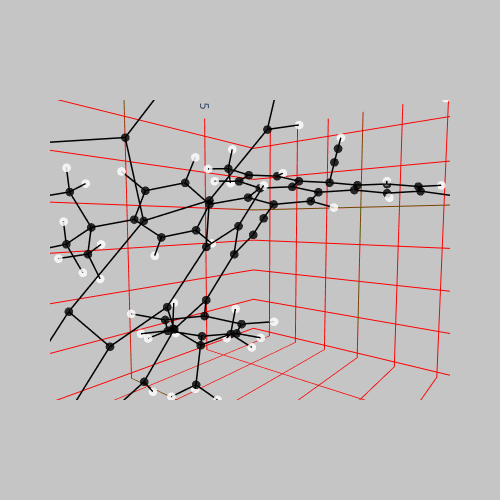

The notebook cell this image was saved under:
### Code cell
molecules['omy'].show()

### Figure 1 — Plotly figure (JSON) as saved in the notebook; plotly's stock layout.template omitted (floating-point values rounded to 4 significant figures; data arrays with more than 128 entries replaced by an {"elided": "..."} marker saying what was removed)
{"data": [{"hoverinfo": "text", "marker": {"color": {"elided": "134 str values"}, "colorscale": [[0, "#440154"], [0.1111, "#482878"], [0.2222, "#3e4989"], [0.3333, "#31688e"], [0.4444, "#26828e"], [0.5556, "#1f9e89"], [0.6667, "#35b779"], [0.7778, "#6ece58"], [0.8889, "#b5de2b"], [1, "#fde725"]], "opacity": 0.8, "size": 3}, "mode": "markers", "text": {"elided": "134 str values"}, "type": "scatter3d", "x": {"elided": "134 float values"}, "y": {"elided": "134 float values"}, "z": {"elided": "134 float values"}}, {"line": {"color": "black", "width": 3}, "mode": "lines", "type": "scatter3d", "x": [1.039, 0.6443], "y": [2.229, 3.516], "z": [-0.01191, 0.4035]}, {"line": {"color": "black", "width": 3}, "mode": "lines", "type": "scatter3d", "x": [1.039, 2.067], "y": [2.229, 2.014], "z": [-0.01191, -0.2762]}, {"line": {"color": "black", "width": 3}, "mode": "lines", "type": "scatter3d", "x": [1.039, 0.1275], "y": [2.229, 1.185], "z": [-0.01191, -0.1435]}, {"line": {"color": "black", "width": 3}, "mode": "lines", "type": "scatter3d", "x": [-2.226, -3.19], "y": [0.2997, 0.4744], "z": [-0.1017, -1.105]}, {"line": {"color": "black", "width": 3}, "mode": "lines", "type": "scatter3d", "x": [-2.226, -2.202], "y": [0.2997, -0.9112], "z": [-0.1017, 0.6054]}, {"line": {"color": "black", "width": 3}, "mode": "lines", "type": "scatter3d", "x": [-2.226, -1.228], "y": [0.2997, 1.392], "z": [-0.1017, 0.1686]}, {"line": {"color": "black", "width": 3}, "mode": "lines", "type": "scatter3d", "x": [-3.19, -3.225], "y": [0.4744, 1.398], "z": [-1.105, -1.679]}, {"line": {"color": "black", "width": 3}, "mode": "lines", "type": "scatter3d", "x": [-3.19, -4.113], "y": [0.4744, -0.5294], "z": [-1.105, -1.384]}, {"line": {"color": "black", "width": 3}, "mode": "lines", "type": "scatter3d", "x": [-4.113, -4.836], "y": [-0.5294, -0.3391], "z": [-1.384, -2.171]}, {"line": {"color": "black", "width": 3}, "mode": "lines", "type": "scatter3d", "x": [-4.113, -4.102], "y": [-0.5294, -1.74], "z": [-1.384, -0.6784]}, {"line": {"color": "black", "width": 3}, "mode": "lines", "type": "scatter3d", "x": [-4.102, -3.127], "y": [-1.74, -1.911], "z": [-0.6784, 0.3132]}, {"line": {"color": "black", "width": 3}, "mode": "lines", "type": "scatter3d", "x": [-4.102, -5.106], "y": [-1.74, -2.876], "z": [-0.6784, -0.9674]}, {"line": {"color": "black", "width": 3}, "mode": "lines", "type": "scatter3d", "x": [5.8, 5.977], "y": [3.157, 3.908], "z": [0.5623, -0.212]}, {"line": {"color": "black", "width": 3}, "mode": "lines", "type": "scatter3d", "x": [-3.127, -3.076], "y": [-1.911, -2.84], "z": [0.3132, 0.8743]}, {"line": {"color": "black", "width": 3}, "mode": "lines", "type": "scatter3d", "x": [-3.127, -2.202], "y": [-1.911, -0.9112], "z": [0.3132, 0.6054]}, {"line": {"color": "black", "width": 3}, "mode": "lines", "type": "scatter3d", "x": [-2.202, -1.462], "y": [-0.9112, -1.083], "z": [0.6054, 1.383]}, {"line": {"color": "black", "width": 3}, "mode": "lines", "type": "scatter3d", "x": [3.942, 3.52], "y": [5.484, 6.782], "z": [0.4014, 0.6972]}, {"line": {"color": "black", "width": 3}, "mode": "lines", "type": "scatter3d", "x": [3.942, 3.034], "y": [5.484, 4.434], "z": [0.4014, 0.3073]}, {"line": {"color": "black", "width": 3}, "mode": "lines", "type": "scatter3d", "x": [3.942, 5.27], "y": [5.484, 5.246], "z": [0.4014, 0.1317]}, {"line": {"color": "black", "width": 3}, "mode": "lines", "type": "scatter3d", "x": [0.6443, -0.718], "y": [3.516, 3.726], "z": [0.4035, 0.7167]}, {"line": {"color": "black", "width": 3}, "mode": "lines", "type": "scatter3d", "x": [0.6443, 1.653], "y": [3.516, 4.639], "z": [0.4035, 0.5135]}, {"line": {"color": "black", "width": 3}, "mode": "lines", "type": "scatter3d", "x": [-0.718, -1.176], "y": [3.726, 4.999], "z": [0.7167, 1.093]}, {"line": {"color": "black", "width": 3}, "mode": "lines", "type": "scatter3d", "x": [-0.718, -1.634], "y": [3.726, 2.663], "z": [0.7167, 0.6352]}, {"line": {"color": "black", "width": 3}, "mode": "lines", "type": "scatter3d", "x": [-1.176, -0.2543], "y": [4.999, 6.22], "z": [1.093, 1.064]}, {"line": {"color": "black", "width": 3}, "mode": "lines", "type": "scatter3d", "x": [-1.176, -2.521], "y": [4.999, 5.176], "z": [1.093, 1.44]}, {"line": {"color": "black", "width": 3}, "mode": "lines", "type": "scatter3d", "x": [-1.634, -2.963], "y": [2.663, 2.864], "z": [0.6352, 1.027]}, {"line": {"color": "black", "width": 3}, "mode": "lines", "type": "scatter3d", "x": [-1.634, -1.228], "y": [2.663, 1.392], "z": [0.6352, 0.1686]}, {"line": {"color": "black", "width": 3}, "mode": "lines", "type": "scatter3d", "x": [-2.963, -3.423], "y": [2.864, 4.109], "z": [1.027, 1.456]}, {"line": {"color": "black", "width": 3}, "mode": "lines", "type": "scatter3d", "x": [-2.963, -3.662], "y": [2.864, 2.035], "z": [1.027, 1.015]}, {"line": {"color": "black", "width": 3}, "mode": "lines", "type": "scatter3d", "x": [-1.228, 0.1275], "y": [1.392, 1.185], "z": [0.1686, -0.1435]}, {"line": {"color": "black", "width": 3}, "mode": "lines", "type": "scatter3d", "x": [0.1275, 0.6326], "y": [1.185, -0.07365], "z": [-0.1435, -0.6493]}, {"line": {"color": "black", "width": 3}, "mode": "lines", "type": "scatter3d", "x": [0.6326, 1.041], "y": [-0.07365, -1.117], "z": [-0.6493, -1.142]}, {"line": {"color": "black", "width": 3}, "mode": "lines", "type": "scatter3d", "x": [5.426, 5.829], "y": [6.709, 5.73], "z": [1.762, 1.493]}, {"line": {"color": "black", "width": 3}, "mode": "lines", "type": "scatter3d", "x": [3.52, 2.153], "y": [6.782, 6.986], "z": [0.6972, 0.9033]}, {"line": {"color": "black", "width": 3}, "mode": "lines", "type": "scatter3d", "x": [3.52, 4.217], "y": [6.782, 7.591], "z": [0.6972, 0.7634]}, {"line": {"color": "black", "width": 3}, "mode": "lines", "type": "scatter3d", "x": [2.153, 1.801], "y": [6.986, 7.987], "z": [0.9033, 1.135]}, {"line": {"color": "black", "width": 3}, "mode": "lines", "type": "scatter3d", "x": [2.153, 1.225], "y": [6.986, 5.94], "z": [0.9033, 0.8329]}, {"line": {"color": "black", "width": 3}, "mode": "lines", "type": "scatter3d", "x": [1.225, 1.653], "y": [5.94, 4.639], "z": [0.8329, 0.5135]}, {"line": {"color": "black", "width": 3}, "mode": "lines", "type": "scatter3d", "x": [1.225, -0.2543], "y": [5.94, 6.22], "z": [0.8329, 1.064]}, {"line": {"color": "black", "width": 3}, "mode": "lines", "type": "scatter3d", "x": [5.623, 5.977], "y": [3.513, 3.908], "z": [-1.168, -0.212]}, {"line": {"color": "black", "width": 3}, "mode": "lines", "type": "scatter3d", "x": [1.653, 3.034], "y": [4.639, 4.434], "z": [0.5135, 0.3073]}, {"line": {"color": "black", "width": 3}, "mode": "lines", "type": "scatter3d", "x": [-4.918, -4.892], "y": [4.601, 4.26], "z": [2.924, 1.91]}, {"line": {"color": "black", "width": 3}, "mode": "lines", "type": "scatter3d", "x": [3.034, 3.445], "y": [4.434, 3.459], "z": [0.3073, 0.07709]}, {"line": {"color": "black", "width": 3}, "mode": "lines", "type": "scatter3d", "x": [-0.2543, -0.5083], "y": [6.22, 7.199], "z": [1.064, 2.145]}, {"line": {"color": "black", "width": 3}, "mode": "lines", "type": "scatter3d", "x": [-2.521, -3.423], "y": [5.176, 4.109], "z": [1.44, 1.456]}, {"line": {"color": "black", "width": 3}, "mode": "lines", "type": "scatter3d", "x": [-2.521, -2.861], "y": [5.176, 6.171], "z": [1.44, 1.706]}, {"line": {"color": "black", "width": 3}, "mode": "lines", "type": "scatter3d", "x": [5.977, 7.059], "y": [3.908, 4.046], "z": [-0.212, -0.2906]}, {"line": {"color": "black", "width": 3}, "mode": "lines", "type": "scatter3d", "x": [5.977, 5.27], "y": [3.908, 5.246], "z": [-0.212, 0.1317]}, {"line": {"color": "black", "width": 3}, "mode": "lines", "type": "scatter3d", "x": [-0.5083, -0.7301], "y": [7.199, 8.02], "z": [2.145, 2.964]}, {"line": {"color": "black", "width": 3}, "mode": "lines", "type": "scatter3d", "x": [-3.423, -4.892], "y": [4.109, 4.26], "z": [1.456, 1.91]}, {"line": {"color": "black", "width": 3}, "mode": "lines", "type": "scatter3d", "x": [-4.892, -5.387], "y": [4.26, 4.971], "z": [1.91, 1.283]}, {"line": {"color": "black", "width": 3}, "mode": "lines", "type": "scatter3d", "x": [-4.892, -5.387], "y": [4.26, 3.315], "z": [1.91, 1.838]}, {"line": {"color": "black", "width": 3}, "mode": "lines", "type": "scatter3d", "x": [-3.517, -2.816], "y": [0.6287, 0.04139], "z": [-7.869, -7.27]}, {"line": {"color": "black", "width": 3}, "mode": "lines", "type": "scatter3d", "x": [-2.816, -3.04], "y": [0.04139, -1.017], "z": [-7.27, -7.425]}, {"line": {"color": "black", "width": 3}, "mode": "lines", "type": "scatter3d", "x": [-2.816, -1.807], "y": [0.04139, 0.2299], "z": [-7.27, -7.645]}, {"line": {"color": "black", "width": 3}, "mode": "lines", "type": "scatter3d", "x": [-2.816, -2.92], "y": [0.04139, 0.4098], "z": [-7.27, -5.772]}, {"line": {"color": "black", "width": 3}, "mode": "lines", "type": "scatter3d", "x": [-5.068, -4.385], "y": [0.8756, 0.1787], "z": [-5.801, -5.308]}, {"line": {"color": "black", "width": 3}, "mode": "lines", "type": "scatter3d", "x": [-4.385, -4.476], "y": [0.1787, 0.3251], "z": [-5.308, -4.229]}, {"line": {"color": "black", "width": 3}, "mode": "lines", "type": "scatter3d", "x": [-4.385, -4.735], "y": [0.1787, -0.8264], "z": [-5.308, -5.551]}, {"line": {"color": "black", "width": 3}, "mode": "lines", "type": "scatter3d", "x": [-4.385, -2.92], "y": [0.1787, 0.4098], "z": [-5.308, -5.772]}, {"line": {"color": "black", "width": 3}, "mode": "lines", "type": "scatter3d", "x": [-2.653, -2.625], "y": [1.933, 2.221], "z": [-5.624, -4.57]}, {"line": {"color": "black", "width": 3}, "mode": "lines", "type": "scatter3d", "x": [-2.653, -1.709], "y": [1.933, 2.224], "z": [-5.624, -6.089]}, {"line": {"color": "black", "width": 3}, "mode": "lines", "type": "scatter3d", "x": [-2.653, -3.437], "y": [1.933, 2.517], "z": [-5.624, -6.111]}, {"line": {"color": "black", "width": 3}, "mode": "lines", "type": "scatter3d", "x": [-2.653, -2.92], "y": [1.933, 0.4098], "z": [-5.624, -5.772]}, {"line": {"color": "black", "width": 3}, "mode": "lines", "type": "scatter3d", "x": [1.102, 0.3312], "y": [-6.946, -6.578], "z": [-6.79, -6.145]}, {"line": {"color": "black", "width": 3}, "mode": "lines", "type": "scatter3d", "x": [-0.1845, 0.3312], "y": [-5.775, -6.578], "z": [-6.629, -6.145]}, {"line": {"color": "black", "width": 3}, "mode": "lines", "type": "scatter3d", "x": [-0.3593, 0.3312], "y": [-7.366, -6.578], "z": [-5.929, -6.145]}, {"line": {"color": "black", "width": 3}, "mode": "lines", "type": "scatter3d", "x": [-5.106, -5.871], "y": [-2.876, -3.255], "z": [-0.9674, 0.3267]}, {"line": {"color": "black", "width": 3}, "mode": "lines", "type": "scatter3d", "x": [-5.106, -6.174], "y": [-2.876, -2.504], "z": [-0.9674, -2.032]}, {"line": {"color": "black", "width": 3}, "mode": "lines", "type": "scatter3d", "x": [-5.106, -4.348], "y": [-2.876, -4.122], "z": [-0.9674, -1.489]}, {"line": {"color": "black", "width": 3}, "mode": "lines", "type": "scatter3d", "x": [-5.871, -6.39], "y": [-3.255, -2.384], "z": [0.3267, 0.734]}, {"line": {"color": "black", "width": 3}, "mode": "lines", "type": "scatter3d", "x": [-5.871, -6.615], "y": [-3.255, -4.031], "z": [0.3267, 0.1285]}, {"line": {"color": "black", "width": 3}, "mode": "lines", "type": "scatter3d", "x": [-5.871, -5.197], "y": [-3.255, -3.637], "z": [0.3267, 1.096]}, {"line": {"color": "black", "width": 3}, "mode": "lines", "type": "scatter3d", "x": [-6.174, -6.874], "y": [-2.504, -3.329], "z": [-2.032, -2.187]}, {"line": {"color": "black", "width": 3}, "mode": "lines", "type": "scatter3d", "x": [-6.174, -6.753], "y": [-2.504, -1.633], "z": [-2.032, -1.717]}, {"line": {"color": "black", "width": 3}, "mode": "lines", "type": "scatter3d", "x": [-6.174, -5.709], "y": [-2.504, -2.284], "z": [-2.032, -2.996]}, {"line": {"color": "black", "width": 3}, "mode": "lines", "type": "scatter3d", "x": [-4.348, -5.041], "y": [-4.122, -4.935], "z": [-1.489, -1.718]}, {"line": {"color": "black", "width": 3}, "mode": "lines", "type": "scatter3d", "x": [-4.348, -3.796], "y": [-4.122, -3.881], "z": [-1.489, -2.401]}, {"line": {"color": "black", "width": 3}, "mode": "lines", "type": "scatter3d", "x": [-4.348, -3.633], "y": [-4.122, -4.492], "z": [-1.489, -0.7505]}, {"line": {"color": "black", "width": 3}, "mode": "lines", "type": "scatter3d", "x": [5.564, 5.829], "y": [5.028, 5.73], "z": [2.288, 1.493]}, {"line": {"color": "black", "width": 3}, "mode": "lines", "type": "scatter3d", "x": [5.27, 5.673], "y": [5.246, 6.264], "z": [0.1317, -0.9673]}, {"line": {"color": "black", "width": 3}, "mode": "lines", "type": "scatter3d", "x": [5.27, 5.829], "y": [5.246, 5.73], "z": [0.1317, 1.493]}, {"line": {"color": "black", "width": 3}, "mode": "lines", "type": "scatter3d", "x": [5.673, 5.254], "y": [6.264, 5.972], "z": [-0.9673, -1.933]}, {"line": {"color": "black", "width": 3}, "mode": "lines", "type": "scatter3d", "x": [5.673, 5.32], "y": [6.264, 7.271], "z": [-0.9673, -0.7357]}, {"line": {"color": "black", "width": 3}, "mode": "lines", "type": "scatter3d", "x": [5.673, 6.76], "y": [6.264, 6.317], "z": [-0.9673, -1.071]}, {"line": {"color": "black", "width": 3}, "mode": "lines", "type": "scatter3d", "x": [5.829, 6.918], "y": [5.73, 5.814], "z": [1.493, 1.463]}, {"line": {"color": "black", "width": 3}, "mode": "lines", "type": "scatter3d", "x": [-0.9433, -0.7301], "y": [8.787, 8.02], "z": [3.673, 2.964]}, {"line": {"color": "black", "width": 3}, "mode": "lines", "type": "scatter3d", "x": [4.381, 4.872], "y": [-9.283, -10.09], "z": [-3.195, -3.688]}, {"line": {"color": "black", "width": 3}, "mode": "lines", "type": "scatter3d", "x": [4.381, 3.807], "y": [-9.283, -8.418], "z": [-3.195, -2.632]}, {"line": {"color": "black", "width": 3}, "mode": "lines", "type": "scatter3d", "x": [5.881, 5.272], "y": [-4.659, -5.168], "z": [4.576, 3.825]}, {"line": {"color": "black", "width": 3}, "mode": "lines", "type": "scatter3d", "x": [2.328, 2.647], "y": [-3.253, -4.569], "z": [-0.8514, -1.237]}, {"line": {"color": "black", "width": 3}, "mode": "lines", "type": "scatter3d", "x": [2.328, 2.721], "y": [-3.253, -2.83], "z": [-0.8514, 0.06647]}, {"line": {"color": "black", "width": 3}, "mode": "lines", "type": "scatter3d", "x": [2.328, 1.473], "y": [-3.253, -2.447], "z": [-0.8514, -1.601]}, {"line": {"color": "black", "width": 3}, "mode": "lines", "type": "scatter3d", "x": [-0.05459, -1.36], "y": [-2.073, -2.523], "z": [-3.569, -3.82]}, {"line": {"color": "black", "width": 3}, "mode": "lines", "type": "scatter3d", "x": [-0.05459, 0.3078], "y": [-2.073, -0.7984], "z": [-3.569, -4.033]}, {"line": {"color": "black", "width": 3}, "mode": "lines", "type": "scatter3d", "x": [-0.05459, 0.9213], "y": [-2.073, -2.934], "z": [-3.569, -2.802]}, {"line": {"color": "black", "width": 3}, "mode": "lines", "type": "scatter3d", "x": [-1.36, -1.68], "y": [-2.523, -3.505], "z": [-3.82, -3.479]}, {"line": {"color": "black", "width": 3}, "mode": "lines", "type": "scatter3d", "x": [-1.36, -2.26], "y": [-2.523, -1.733], "z": [-3.82, -4.53]}, {"line": {"color": "black", "width": 3}, "mode": "lines", "type": "scatter3d", "x": [-2.26, -3.242], "y": [-1.733, -2.148], "z": [-4.53, -4.732]}, {"line": {"color": "black", "width": 3}, "mode": "lines", "type": "scatter3d", "x": [-2.26, -1.914], "y": [-1.733, -0.4505], "z": [-4.53, -4.974]}, {"line": {"color": "black", "width": 3}, "mode": "lines", "type": "scatter3d", "x": [-1.914, -0.6105], "y": [-0.4505, -0.00446], "z": [-4.974, -4.717]}, {"line": {"color": "black", "width": 3}, "mode": "lines", "type": "scatter3d", "x": [-1.914, -2.92], "y": [-0.4505, 0.4098], "z": [-4.974, -5.772]}, {"line": {"color": "black", "width": 3}, "mode": "lines", "type": "scatter3d", "x": [7.331, 7.361], "y": [-6.712, -5.68], "z": [2.91, 2.55]}, {"line": {"color": "black", "width": 3}, "mode": "lines", "type": "scatter3d", "x": [-0.6105, -0.276], "y": [-0.00446, 0.9708], "z": [-4.717, -5.055]}, {"line": {"color": "black", "width": 3}, "mode": "lines", "type": "scatter3d", "x": [-0.6105, 0.3078], "y": [-0.00446, -0.7984], "z": [-4.717, -4.033]}, {"line": {"color": "black", "width": 3}, "mode": "lines", "type": "scatter3d", "x": [0.3078, 1.31], "y": [-0.7984, -0.4124], "z": [-4.033, -3.861]}, {"line": {"color": "black", "width": 3}, "mode": "lines", "type": "scatter3d", "x": [5.218, 5.407], "y": [-5.659, -7.011], "z": [1.398, 1.097]}, {"line": {"color": "black", "width": 3}, "mode": "lines", "type": "scatter3d", "x": [5.218, 4.335], "y": [-5.659, -4.873], "z": [1.398, 0.6633]}, {"line": {"color": "black", "width": 3}, "mode": "lines", "type": "scatter3d", "x": [5.218, 5.932], "y": [-5.659, -5.087], "z": [1.398, 2.426]}, {"line": {"color": "black", "width": 3}, "mode": "lines", "type": "scatter3d", "x": [2.647, 2.06], "y": [-4.569, -5.076], "z": [-1.237, -2.418]}, {"line": {"color": "black", "width": 3}, "mode": "lines", "type": "scatter3d", "x": [2.647, 3.601], "y": [-4.569, -5.408], "z": [-1.237, -0.4158]}, {"line": {"color": "black", "width": 3}, "mode": "lines", "type": "scatter3d", "x": [2.06, 2.273], "y": [-5.076, -6.412], "z": [-2.418, -2.798]}, {"line": {"color": "black", "width": 3}, "mode": "lines", "type": "scatter3d", "x": [2.06, 1.241], "y": [-5.076, -4.252], "z": [-2.418, -3.212]}, {"line": {"color": "black", "width": 3}, "mode": "lines", "type": "scatter3d", "x": [2.273, 3.04], "y": [-6.412, -7.386], "z": [-2.798, -1.899]}, {"line": {"color": "black", "width": 3}, "mode": "lines", "type": "scatter3d", "x": [2.273, 1.698], "y": [-6.412, -6.894], "z": [-2.798, -3.979]}, {"line": {"color": "black", "width": 3}, "mode": "lines", "type": "scatter3d", "x": [1.241, 0.7437], "y": [-4.252, -4.75], "z": [-3.212, -4.425]}, {"line": {"color": "black", "width": 3}, "mode": "lines", "type": "scatter3d", "x": [1.241, 0.9213], "y": [-4.252, -2.934], "z": [-3.212, -2.802]}, {"line": {"color": "black", "width": 3}, "mode": "lines", "type": "scatter3d", "x": [0.7437, 0.9597], "y": [-4.75, -6.068], "z": [-4.425, -4.829]}, {"line": {"color": "black", "width": 3}, "mode": "lines", "type": "scatter3d", "x": [0.7437, 0.1636], "y": [-4.75, -4.109], "z": [-4.425, -5.077]}, {"line": {"color": "black", "width": 3}, "mode": "lines", "type": "scatter3d", "x": [0.9213, 1.473], "y": [-2.934, -2.447], "z": [-2.802, -1.601]}, {"line": {"color": "black", "width": 3}, "mode": "lines", "type": "scatter3d", "x": [1.473, 1.041], "y": [-2.447, -1.117], "z": [-1.601, -1.142]}, {"line": {"color": "black", "width": 3}, "mode": "lines", "type": "scatter3d", "x": [4.283, 5.272], "y": [-4.702, -5.168], "z": [3.823, 3.825]}, {"line": {"color": "black", "width": 3}, "mode": "lines", "type": "scatter3d", "x": [5.407, 4.684], "y": [-7.011, -7.54], "z": [1.097, 0.02648]}, {"line": {"color": "black", "width": 3}, "mode": "lines", "type": "scatter3d", "x": [5.407, 6.08], "y": [-7.011, -7.617], "z": [1.097, 1.666]}, {"line": {"color": "black", "width": 3}, "mode": "lines", "type": "scatter3d", "x": [4.684, 4.819], "y": [-7.54, -8.587], "z": [0.02648, -0.2278]}, {"line": {"color": "black", "width": 3}, "mode": "lines", "type": "scatter3d", "x": [4.684, 3.805], "y": [-7.54, -6.762], "z": [0.02648, -0.7382]}, {"line": {"color": "black", "width": 3}, "mode": "lines", "type": "scatter3d", "x": [3.805, 3.601], "y": [-6.762, -5.408], "z": [-0.7382, -0.4158]}, {"line": {"color": "black", "width": 3}, "mode": "lines", "type": "scatter3d", "x": [3.805, 3.04], "y": [-6.762, -7.386], "z": [-0.7382, -1.899]}, {"line": {"color": "black", "width": 3}, "mode": "lines", "type": "scatter3d", "x": [7.876, 7.361], "y": [-5.662, -5.68], "z": [1.587, 2.55]}, {"line": {"color": "black", "width": 3}, "mode": "lines", "type": "scatter3d", "x": [3.601, 4.335], "y": [-5.408, -4.873], "z": [-0.4158, 0.6633]}, {"line": {"color": "black", "width": 3}, "mode": "lines", "type": "scatter3d", "x": [4.335, 4.257], "y": [-4.873, -3.832], "z": [0.6633, 0.9525]}, {"line": {"color": "black", "width": 3}, "mode": "lines", "type": "scatter3d", "x": [3.04, 3.807], "y": [-7.386, -8.418], "z": [-1.899, -2.632]}, {"line": {"color": "black", "width": 3}, "mode": "lines", "type": "scatter3d", "x": [1.698, 0.9597], "y": [-6.894, -6.068], "z": [-3.979, -4.829]}, {"line": {"color": "black", "width": 3}, "mode": "lines", "type": "scatter3d", "x": [1.698, 1.832], "y": [-6.894, -7.94], "z": [-3.979, -4.232]}, {"line": {"color": "black", "width": 3}, "mode": "lines", "type": "scatter3d", "x": [7.361, 5.932], "y": [-5.68, -5.087], "z": [2.55, 2.426]}, {"line": {"color": "black", "width": 3}, "mode": "lines", "type": "scatter3d", "x": [7.361, 7.963], "y": [-5.68, -5.106], "z": [2.55, 3.26]}, {"line": {"color": "black", "width": 3}, "mode": "lines", "type": "scatter3d", "x": [0.9597, 0.3312], "y": [-6.068, -6.578], "z": [-4.829, -6.145]}, {"line": {"color": "black", "width": 3}, "mode": "lines", "type": "scatter3d", "x": [6.099, 5.932], "y": [-3.594, -5.087], "z": [2.037, 2.426]}, {"line": {"color": "black", "width": 3}, "mode": "lines", "type": "scatter3d", "x": [6.099, 6.513], "y": [-3.594, -3.504], "z": [2.037, 1.029]}, {"line": {"color": "black", "width": 3}, "mode": "lines", "type": "scatter3d", "x": [6.099, 5.148], "y": [-3.594, -3.059], "z": [2.037, 2.062]}, {"line": {"color": "black", "width": 3}, "mode": "lines", "type": "scatter3d", "x": [6.099, 6.775], "y": [-3.594, -3.083], "z": [2.037, 2.727]}, {"line": {"color": "black", "width": 3}, "mode": "lines", "type": "scatter3d", "x": [5.932, 5.272], "y": [-5.087, -5.168], "z": [2.426, 3.825]}, {"line": {"color": "black", "width": 3}, "mode": "lines", "type": "scatter3d", "x": [5.272, 5.152], "y": [-5.168, -6.209], "z": [3.825, 4.133]}], "layout": {"autosize": false, "height": 500, "margin": {"b": 100, "l": 50, "pad": 10, "r": 50, "t": 100}, "paper_bgcolor": "rgba(140,140,140,0.5)", "plot_bgcolor": "rgba(0,100,140,0.5)", "scene": {"aspectmode": "data", "aspectratio": {"x": 0.9785, "y": 1.245, "z": 0.8208}, "camera": {"center": {"x": 0, "y": 0, "z": 0}, "eye": {"x": 0.4461, "y": -0.5464, "z": 0.05612}, "projection": {"type": "perspective"}, "up": {"x": 0, "y": 0, "z": 1}}, "xaxis": {"gridcolor": "red", "showbackground": false, "showgrid": true, "type": "linear", "zeroline": true, "zerolinecolor": "green"}, "yaxis": {"gridcolor": "red", "showbackground": false, "showgrid": true, "type": "linear", "zeroline": true, "zerolinecolor": "green"}, "zaxis": {"gridcolor": "red", "showbackground": false, "showgrid": true, "type": "linear", "zeroline": true, "zerolinecolor": "green"}}, "showlegend": false, "width": 500}}
